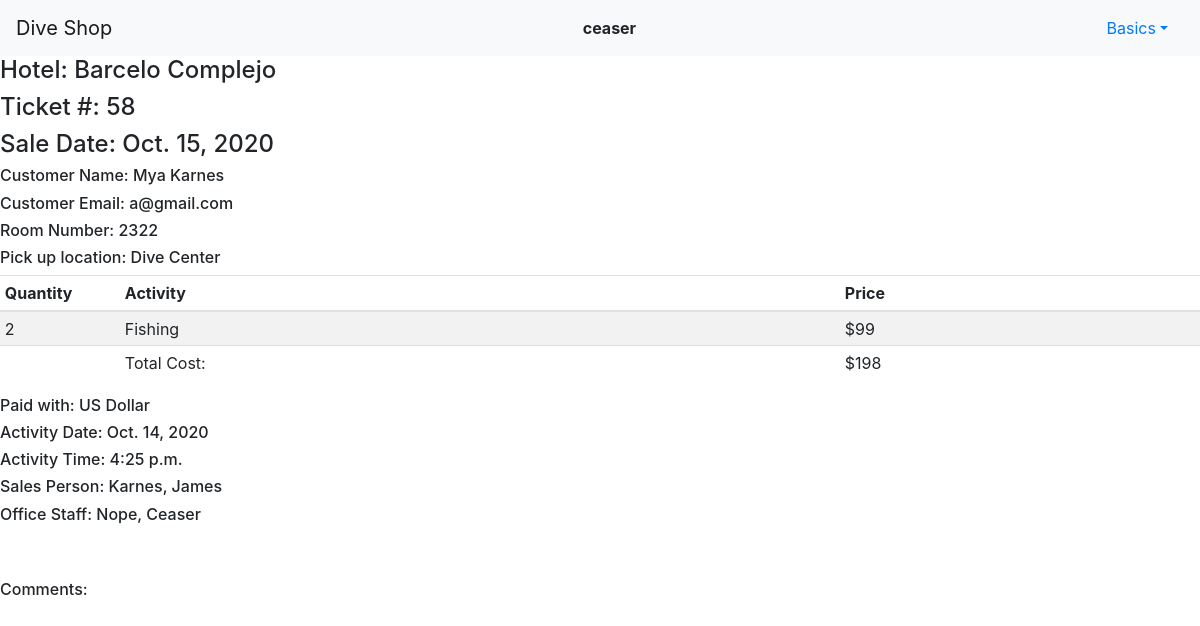
Screenshot of /ticket/58 (signed in) with the database file from the repository.
### sales/models.py (models this page shows, shortened)
class User(AbstractUser):
    is_management = models.BooleanField(default=False)
    is_office = models.BooleanField(default=False)
    is_owner = models.BooleanField(default=False)

class Sale(models.Model):
    seller = models.ForeignKey(Employee, on_delete=models.SET_DEFAULT, default=1, null=True, related_name="seller")
    hotel = models.ForeignKey(Hotel, on_delete=models.SET_NULL, null=True, related_name="hotel")
    date_sold = models.DateField(auto_now_add=True)
    activity_date = models.DateField(auto_now_add=False, blank = True)
    activity_time = models.TimeField(auto_now_add=False, blank = True)
    payment = models.CharField(max_length=254)
    room_number = models.IntegerField()
    client_name = models.CharField(max_length=254)
    client_email = models.EmailField(max_length=254, blank = True)
    quantity1 = models.IntegerField()
    activity1 = models.ForeignKey(Activity, on_delete=models.SET_NULL, null=True, blank = True, related_name="activity1")
    price1 = models.IntegerField()
    quantity2 = models.IntegerField(blank = True, null=True)
    activity2 = models.ForeignKey(Activity, on_delete=models.SET_NULL, null=True, blank = True, related_name="activity2")
    price2 = models.IntegerField(blank = True, null=True)
    quantity3 = models.IntegerField(blank = True, null=True)
    activity3 = models.ForeignKey(Activity, on_delete=models.SET_NULL, null=True, blank = True, related_name="activity3")
    price3 = models.IntegerField(blank = True, null=True)
    total_cost = models.IntegerField()
    office = models.ForeignKey(Office, on_delete=models.SET_NULL, null=True, related_name="office")
    pickup_location = models.CharField(max_length=254, blank = True)
    comments = models.TextField(blank = True)

class Hotel(models.Model):
    hotel_name = models.CharField(max_length=120)
    def __str__(self):
        return f"{self.hotel_name}"

class Activity(models.Model):
    activity = models.CharField(max_length=120)
    def __str__(self):
        return f"{self.activity}"

class Employee(models.Model):
    last_name = models.CharField(max_length=120)
    first_name = models.CharField(max_length=120)
    id_number = models.CharField(max_length=120)
    telephone = models.CharField(max_length=10, blank = True)
    email = models.EmailField(max_length=254, blank = True)
    def __str__(self):
        return f"{self.last_name}, {self.first_name}"

class Office(models.Model):
    user = models.ForeignKey(User, on_delete=models.SET_NULL, null=True, related_name="office")
    last_name = models.CharField(max_length=120)
    first_name = models.CharField(max_length=120)
    def __str__(self):
        return f"{self.last_name}, {self.first_name}"

### sales/views.py (the view)
# urls.py: path("ticket/<int:sale_id>", views.ticket, name="ticket"),
@login_required(login_url='login')
def ticket(request, sale_id):
    if request.method == "POST":
        ticket = Sale.objects.get(id=sale_id)
        client_email = ticket.client_email
        subject = 'Mariana Caribbean Sports Sales Receipt'
        html_message = render_to_string('sales/email.html', {'ticket': ticket})
        plain_message = strip_tags(html_message)
        from_email = 'From Mariana Caribbean Sports'
        to = client_email
        mail.send_mail(subject, plain_message, from_email, [to], html_message=html_message)
        return HttpResponseRedirect(reverse("index"))
    else:
        ticket = Sale.objects.get(id=sale_id)
        current_user = request.user.get_username()
        is_super = SuperUser(current_user)
        is_management = Manager(current_user)
        is_office = OfficeStaff(current_user)
        return render(request, "sales/ticket.html", {
            "is_super": is_super,
            "is_management": is_management,
            "is_office": is_office,
            "ticket": ticket
        })

### sales/util.py (called while the page is built)
def SuperUser(current_user):
    superusers = User.objects.filter(is_owner=True)
    current_id = User.objects.get(username=current_user)
    is_super = False
    for su in superusers:
        if current_id == su:
            is_super = True
    return is_super

def Manager(current_user):
    managers = User.objects.filter(is_management=True)
    current_id = User.objects.get(username=current_user)
    is_management = False
    for manager in managers:
        if current_id == manager:
            is_management = True
    return is_management

def OfficeStaff(current_user):
    office = User.objects.filter(is_office=True)
    current_id = User.objects.get(username=current_user)
    is_office = False
    for o in office:
        if current_id == o:
            is_office = True
    return is_office

### sales/templates/sales/ticket.html (shortened to what this page needs)
{% extends "sales/layout.html" %}
{% load static %}
{% block body %}
    <h4>Hotel: {{ ticket.hotel }}</h4>
    <h4>Ticket #: {{ ticket.id }}</h4>
    <h4>Sale Date: {{ ticket.date_sold }}</h4>
    <h6>Customer Name: {{ ticket.client_name }}</h6>
    <h6>Customer Email: {{ ticket.client_email }}</h6>
    <h6>Room Number: {{ ticket.room_number }}</h6>
    <h6>Pick up location: {{ ticket.pickup_location }}</h6>
    <table class="table table-sm table-striped">
        <thead>
            <tr>
            <th style="width: 10%">Quantity</th>
            <th style="width: 60%">Activity</th>
            <th style="width: 30%">Price</th>
            </tr>
        </thead>
        <tbody>
            <tr>
                <td>{{ ticket.quantity1 }}</td>
                <td>{{ ticket.activity1 }}</td>
                <td>${{ ticket.price1 }}</td>
            </tr>
            <tr>
                <td></td>
                <td>Total Cost:</td>
                <td>${{ ticket.total_cost }}</td>
            </tr>
        </tbody>
    </table>
    <h6>Paid with: {{ ticket.payment }}</h6>
    <h6>Activity Date: {{ ticket.activity_date }}</h6>
    <h6>Activity Time: {{ ticket.activity_time }}</h6>
    <h6>Sales Person: {{ ticket.seller }}</h6>
    <h6>Office Staff: {{ ticket.office }}</h6>
    <br>
    <br>
    <h6>Comments: </h6>
{% endblock %}

### sales/templates/sales/layout.html (shortened to what this page needs)
{% load static %}
<!DOCTYPE html>
<html lang="en">
    <head>
        <link rel="stylesheet" href="https://stackpath.bootstrapcdn.com/bootstrap/4.4.1/css/bootstrap.min.css">
        <link rel="stylesheet" href="{% static 'sales/styles.css' %}">
    </head>
    <body>
        <nav class="navbar navbar-expand-lg navbar-light bg-light d-flex justify-content-between">
            <a class="navbar-brand" href="{% url 'index' %}">Dive Shop</a>
            <div>
              <ul class="navbar-nav mr-auto">
                {% if user.is_authenticated %}
                    <li class="nav-item">
                        <strong>{{ user.username }}</strong>
                    </li>
                {% endif %}
              </ul>
            </div>
            <div class="d-flex justify-content-between">
                {% if user.is_authenticated %}
                    <li class="nav-item dropdown" style="list-style: none;">
                        <a class="nav-link dropdown-toggle" data-toggle="dropdown" href="#" role="button" aria-haspopup="true" aria-expanded="false">Basics</a>
                      </li>
                {% endif %}
            </div>
        </nav>
        <div class="body">
            {% block body %}
            {% endblock %}
        </div>
    </body>
</html>

### sales/static/sales/styles.css (style rules this page uses)
table td { position: relative; }

### rows the page displays
User: username "ceaser"
Sale: hotel "Barcelo Complejo", id "58", date_sold "Oct. 15, 2020", client_name "Mya Karnes", client_email "a@gmail.com", room_number "2322", pickup_location "Dive Center", quantity1 "2", activity1 "Fishing", price1 "99", total_cost "198", payment "US Dollar", activity_date "Oct. 14, 2020", activity_time "4:25 p.m.", seller "Karnes, James", office "Nope, Ceaser"
